Frame 1 (no input): blank canvas, image omitted
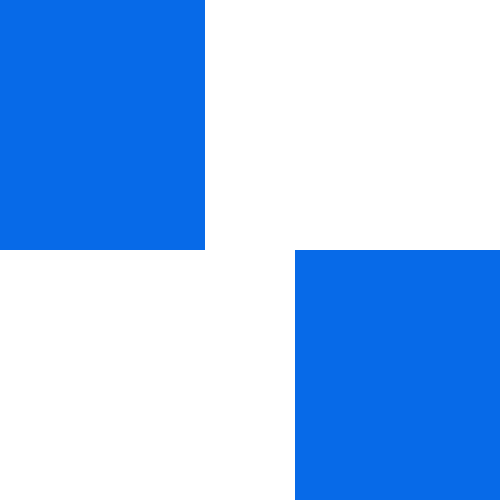
Frame 60 (the mouse pressed at the canvas centre just before this capture)
Frame 120 (the mouse held since frame 60 and released just before this capture): blank canvas, image omitted

The Processing sketch that drew this single still picture (run headless with seeded random() and noise(); from frame 60 on, the mouse is pressed at the canvas centre):

// Processing sketch: bars_2
// ── bars_2.pde
float x = 0;
float y = 0;
float q = 0;
float z = 500/2;
float n = 2;
float speed = 5;
int bW = 500;
int bH = 500;

Bar blue;
Bar black;

void setup () {
 blue = new Bar();
 black = new Bar();
 size (500,500); 
 
}

void draw () {
 background(255);
 noStroke();
 phase1();
 
 if(q > 500) {
   phase2();
 }
}

void phase2 () {
 fill(0);
 black.moveLeft();
 black.moveRight();
}

void phase1 () {
 fill(7,106,232);
 blue.moveLeft();
 blue.moveRight();
}

class Bar {

Bar() {

}
  
void moveLeft (){
  rect(x,y,bW,bH/n);
  x = x - speed;
}

void moveRight (){
  rect(q,z,bW,bH/n);
  q = q + speed;
  }
 }
